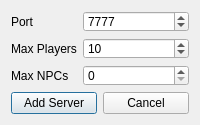
<?xml version="1.0" encoding="UTF-8"?>
<ui version="4.0">
 <class>AdminAddServer</class>
 <widget class="QDialog" name="AdminAddServer">
  <property name="geometry">
   <rect>
    <x>0</x>
    <y>0</y>
    <width>200</width>
    <height>125</height>
   </rect>
  </property>
  <property name="minimumSize">
   <size>
    <width>200</width>
    <height>125</height>
   </size>
  </property>
  <property name="maximumSize">
   <size>
    <width>200</width>
    <height>125</height>
   </size>
  </property>
  <property name="windowTitle">
   <string>Add Server</string>
  </property>
  <layout class="QVBoxLayout" name="verticalLayout">
   <item>
    <layout class="QFormLayout" name="formLayout">
     <property name="fieldGrowthPolicy">
      <enum>QFormLayout::AllNonFixedFieldsGrow</enum>
     </property>
     <item row="0" column="0">
      <widget class="QLabel" name="label">
       <property name="text">
        <string>Port</string>
       </property>
      </widget>
     </item>
     <item row="0" column="1">
      <widget class="QSpinBox" name="port">
       <property name="minimum">
        <number>1000</number>
       </property>
       <property name="maximum">
        <number>9999</number>
       </property>
       <property name="value">
        <number>7777</number>
       </property>
      </widget>
     </item>
     <item row="1" column="0">
      <widget class="QLabel" name="label_2">
       <property name="text">
        <string>Max Players</string>
       </property>
      </widget>
     </item>
     <item row="1" column="1">
      <widget class="QSpinBox" name="maxPlayers">
       <property name="minimum">
        <number>1</number>
       </property>
       <property name="maximum">
        <number>500</number>
       </property>
       <property name="value">
        <number>10</number>
       </property>
      </widget>
     </item>
     <item row="2" column="0">
      <widget class="QLabel" name="label_3">
       <property name="text">
        <string>Max NPCs</string>
       </property>
      </widget>
     </item>
     <item row="2" column="1">
      <widget class="QSpinBox" name="maxNPCs">
       <property name="maximum">
        <number>500</number>
       </property>
      </widget>
     </item>
    </layout>
   </item>
   <item>
    <layout class="QHBoxLayout" name="horizontalLayout">
     <item>
      <widget class="QPushButton" name="addButton">
       <property name="text">
        <string>Add Server</string>
       </property>
      </widget>
     </item>
     <item>
      <widget class="QPushButton" name="cancelButton">
       <property name="text">
        <string>Cancel</string>
       </property>
      </widget>
     </item>
    </layout>
   </item>
  </layout>
 </widget>
 <resources/>
 <connections/>
</ui>
